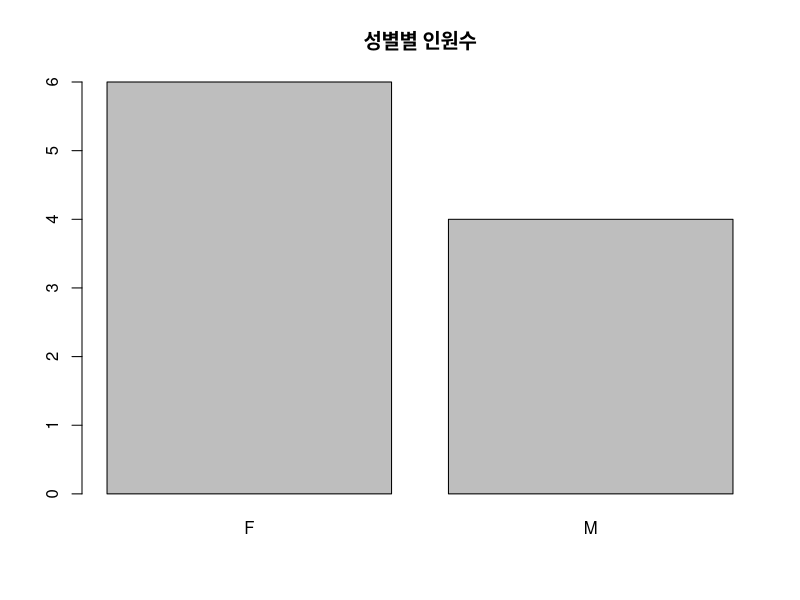
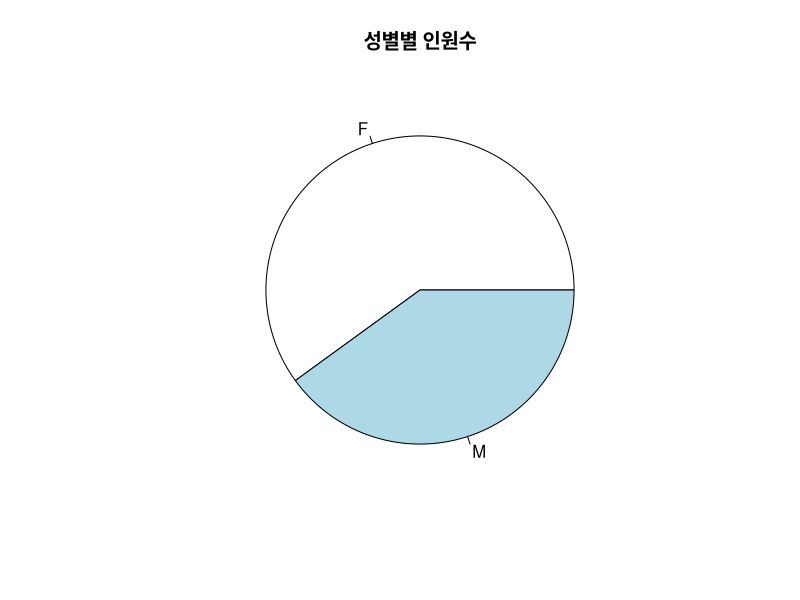
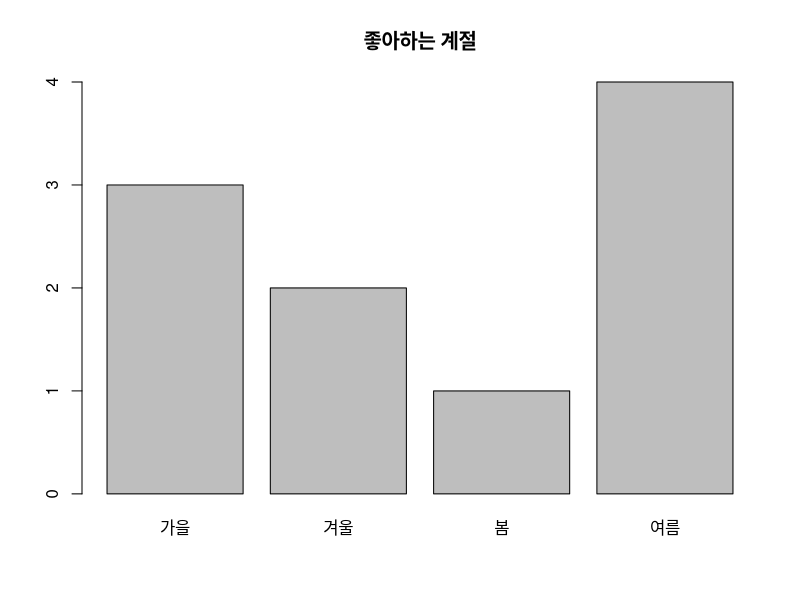
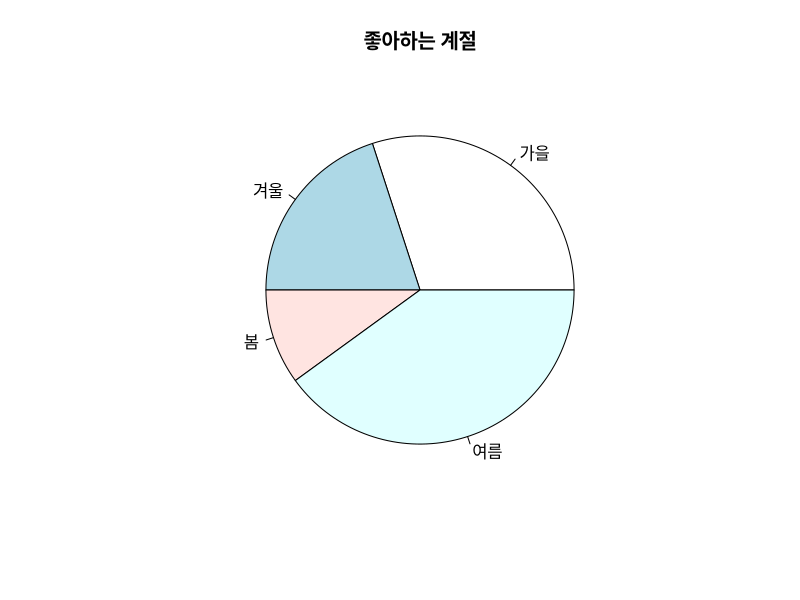
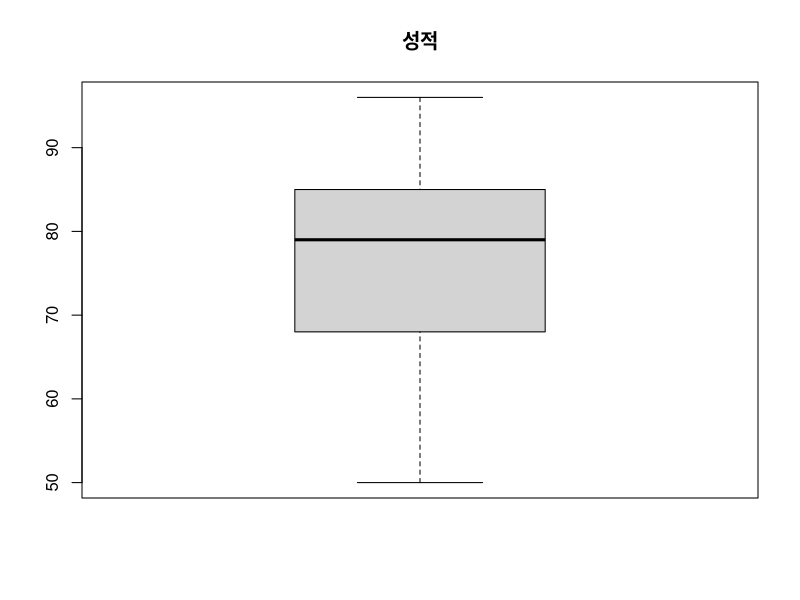
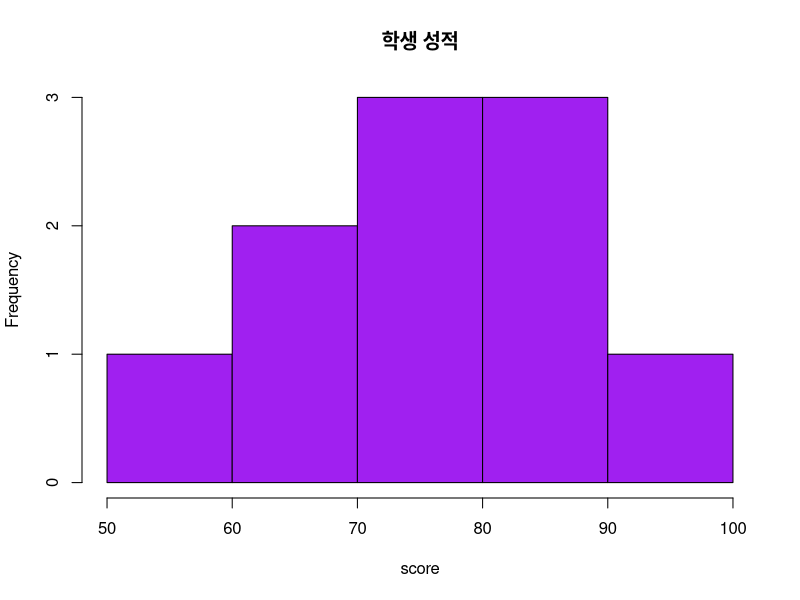
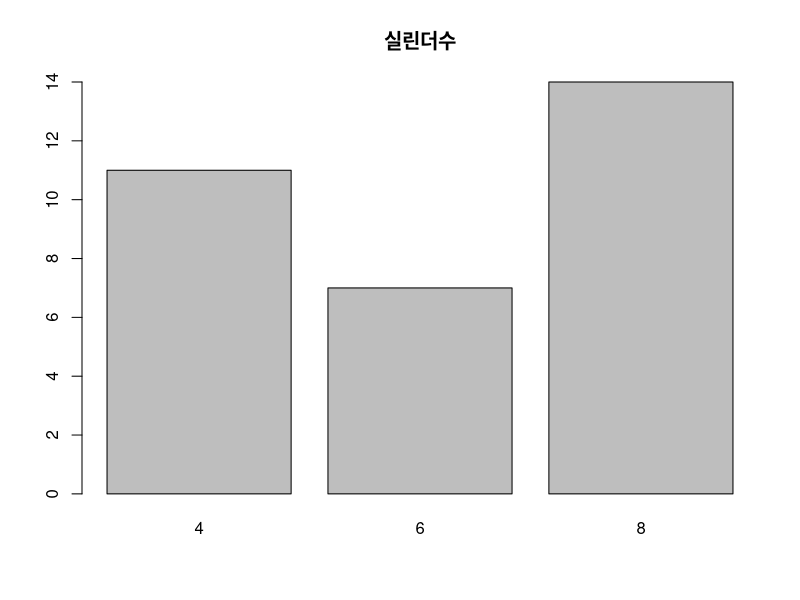
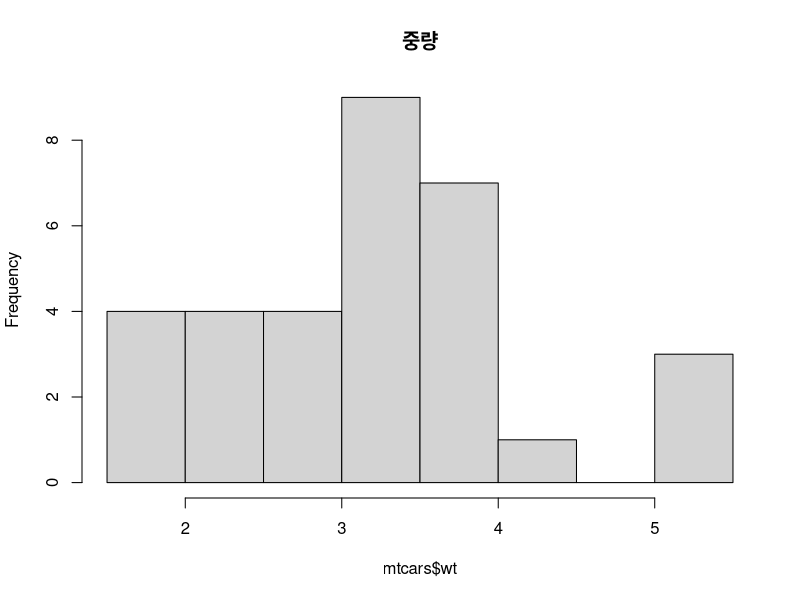

The R source for these figures, in order:
#
# kimhokyeong_191203.R
#
# 김호경 2019.12.03 / 2019.12.03
# 
# 문1) 
# 어떤 학급의 성별이 다음과 같을 때 주어진 문제를 해결하기 위한 R 코드를 작성하시오.
# 
# F F F M M F F F M M
# 
# 1. 위의 자료를 gender 벡터에 저장하시오.
gender <- c( 'F', 'F', 'F', 'M', 'M', 'F', 'F', 'F', 'M', 'M' )

# 2. gender에 있는 값들에 대해 도수분포표를 작성하여 출력하시오.
ds <- table( gender )
ds

# 3. gender에 있는 값들에 대해 막대그래프를 작성하여 출력하시오.
barplot( ds, main ="성별별 인원수" )

# 4. gender에 있는 값들에 대해 원그래프를 작성하여 출력하시오.
pie( ds, main ="성별별 인원수" )

# 
# 문2)
# 좋아하는 계절에 대한 조사 결과가 다음과 같을 때 주어진 문제를 해결하기 위한 R 코드를 작성하시오.
# 
# 여름 겨울 봄 가을 여름 가을 겨울 여름 여름 가을
# 
# 1. 위의 자료를 season 벡터에 저장하시오.
season <- c( '여름', '겨울', '봄', '가을', '여름', '가을', '겨울', '여름', '여름', '가을' )

# 2. season에 있는 값들에 대해 도수분포표를 작성하여 출력하시오.
ds <- table( season )
ds

# 3. season에 있는 값들에 대해 막대그래프를 작성하여 출력하시오.
barplot( ds, main = "좋아하는 계절" )

# 4. season에 있는 값들에 대해 원그래프를 작성하여 출력하시오.
pie( ds, main = "좋아하는 계절" )

# 
# 문3)
# 학생 A의 과목별 성적이 다음과 같을 때 각 문제를 해결하기 위한 R 코드를 작성하시오.
# 
# KOR ENG ATH HIST SOC MUSIC BIO EARTH PHY ART
# 90 	85 	73 	80 	 85  65    78  50    68  96
# 
# 1. 위 데이터를 score 벡터에 저장하시오(과목명은 데이터 이름으로 저장).
score <- c( 90, 85, 73, 80, 85, 65, 78, 50, 68, 96 )
names( score ) <- c( 'KOR', 'ENG', 'ATH', 'HIST', 'SOC', 'MUSIC', 'BIO', 'EARTH', 'PHY', 'ART' )

# 2. score 벡터의 내용을 출력하시오.
score

# 3. 전체 성적의 평균과 중앙값을 각각 구하시오.
mean( score )
median( score )

# 4. 전체 성적의 표준편차를 출력하시오.
sd( score )

# 5. 가장 성적이 높은 과목의 이름을 출력하시오.
names( score )[ which.max( score ) ]

# 6. 성적에 대한 상자그림을 작성하고, 이상치에 해당하는 과목이 있으면 출력하시오.
boxplot( score, main = "성적" )
names( score )[ which( score == boxplot.stats( score )$out ) ]

# 7. 다음 조건을 만족하는 위 성적에 대한 히스토그램을 작성하시오.
# (그래프 제목: 학생 성적, 막대의 색: 보라색)
hist( score, main = "학생 성적", col = "purple" )
# 
# 문4)
# R에서 제공하는 mtcars 데이터셋에 대해 다음 문제를 해결하기 위한 R코드를 작성하시오.
# 
# 1. 중량(wt)의 평균값, 중앙값, 절사평균값(절사범위: 15%), 표준편차를 각각 구하시오.
mean( mtcars$wt )
median( mtcars$wt )
mean( mtcars$wt, trim = 0.15 )
sd( mtcars$wt )

# 2. 중량(wt)에 대해 summary( ) 함수의 적용 결과를 출력하시오.
summary( mtcars$wt )

# 3. 실린더수(cyl)에 대해 도수분포표를 출력하시오.
ds <- table( mtcars$cyl )

# 4. 앞에서 구한 도수분포표를 막대그래프로 출력하시오.
barplot( ds, main = "실린더수" )

# 5. 중량(wt)의 히스토그램을 출력하시오.
hist( mtcars$wt, main = "중량" )

# 6. 중량(wt)에 대해 상자그림을 출력하시오.(단, 상자그림으로부터 관찰할 수 있는정보를 함께 출력하시오.)
boxplot( mtcars$wt, main = "중량" )
boxplot.stats( mtcars$wt )

# 7. 배기량(disp)에 대한 상자그림을 출력하시오.(단, 상자그림으로부터 관찰할 수 있는 정보를 함께 출력하시오.)
boxplot( mtcars$disp, main = "배기량" )
boxplot.stats( mtcars$disp )

# 8. 기어수(gear)를 그룹 정보로 하여 연비(mpg) 자료에 대해 상자그림을 작성작성하고,
# 각 그룹의 상자그림을 비교하여 관찰할 수 있는 것이 무엇인지 나타내시오.# 
boxplot( mtcars$mpg~mtcars$gear, main = "기어수별 연비", xlab = "gear", ylab = "mpg" )
# 기어수별 연비에서 사분위수에 해당하는 편차는 'gear=3의 자동차'가 가장 작으며, 'gear=5의 자동차'가 가장 크다.
# 'gear=3의 자동차'가 가장 최저연비를 가지며, 'gear=4의 자동차'가 가장 최고연비를 가진다.
# 모든 그룹에 이상치는 없다.